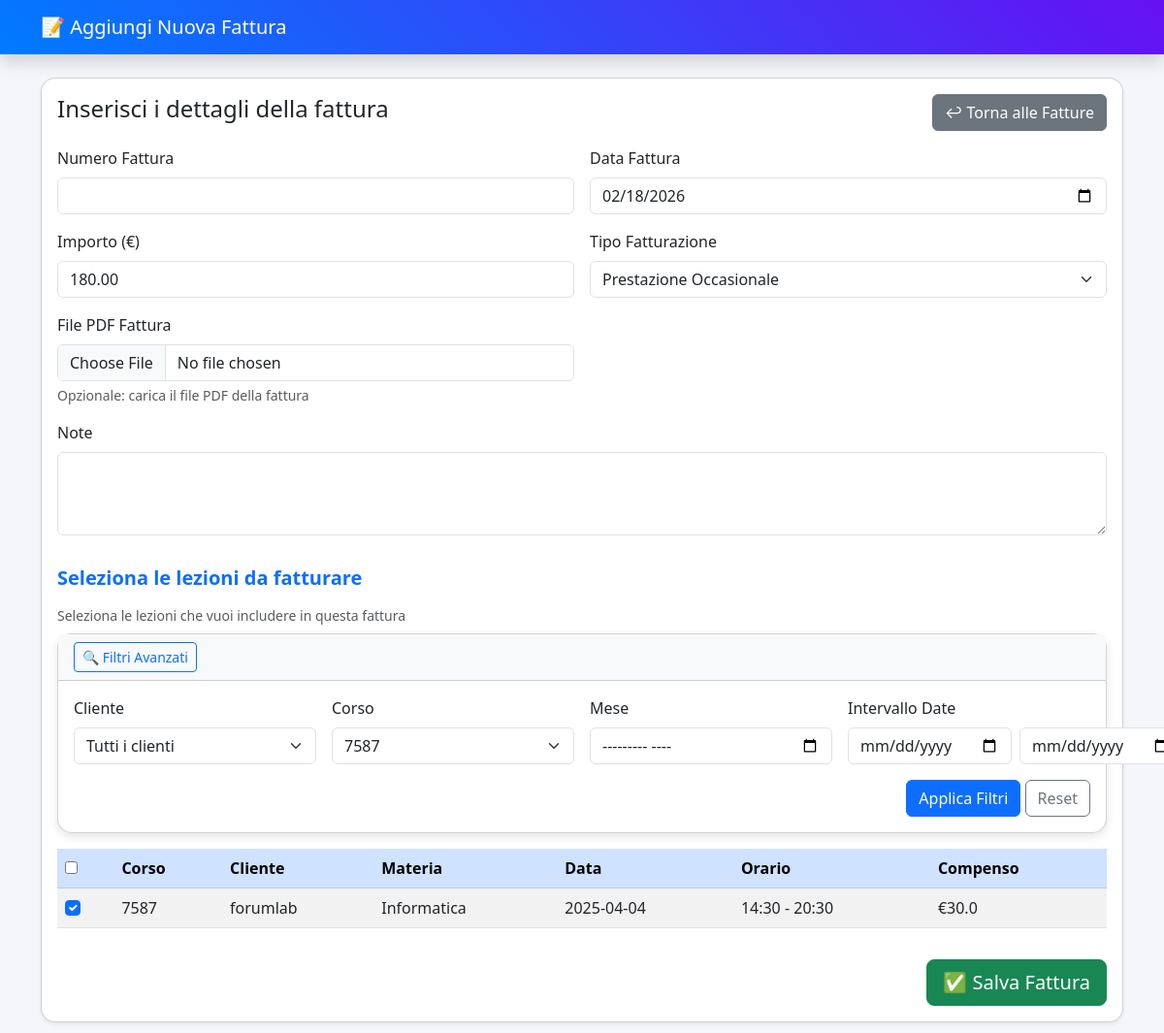
The page /fatture/aggiungi_fattura?corso=7587 (signed in) on the database its author committed.
### tables this page shows
CREATE TABLE lezioni (
            id INTEGER PRIMARY KEY AUTOINCREMENT,
            id_corso TEXT NOT NULL,
            materia TEXT NOT NULL,
            data TEXT NOT NULL,
            ora_inizio TEXT NOT NULL,
            ora_fine TEXT NOT NULL,
            luogo TEXT NOT NULL,
            compenso_orario REAL NOT NULL,
            stato TEXT NOT NULL,
            fatturato INTEGER DEFAULT 0,
            mese_fatturato TEXT DEFAULT NULL
        );

### fatture.py (the view, shortened to what this page needs)
@fatture_bp.route("/aggiungi_fattura", methods=["GET", "POST"])
@login_required
def aggiungi_fattura():
    conn_read = None
    conn_write = None
    corso_preselezionato = sanitize_input(request.args.get("corso", default="", type=str))
    try:
        conn_read = get_db_connection()
        cursor_read = conn_read.cursor()
        cursor_read.execute("SELECT DISTINCT id_corso FROM lezioni ORDER BY id_corso")
        corsi = [row[0] for row in cursor_read.fetchall()]
        cursor_read.execute("""
            SELECT DISTINCT c.cliente
            FROM corsi c
            WHERE c.cliente IS NOT NULL AND c.cliente != ''
            ORDER BY c.cliente
        """)
        clienti = [row[0] for row in cursor_read.fetchall()]
        query = """
            SELECT l.id, l.id_corso, l.materia, l.data, l.ora_inizio, l.ora_fine, l.compenso_orario,
                   COALESCE(c.cliente, 'Sconosciuto') as cliente
            FROM lezioni l
            LEFT JOIN corsi c ON l.id_corso = c.id_corso
            WHERE l.fatturato = 0
            ORDER BY l.id_corso, l.data
        """
        cursor_read.execute(query)
        lezioni_non_fatturate = cursor_read.fetchall()
    except Exception as e:
        flash(f"❌ Errore durante il caricamento dei dati: {str(e)}", "danger")
        return render_template("aggiungi_fattura.html", corsi=[], lezioni=[], clienti=[], now=get_local_now(), corso_preselezionato="")
    finally:
        if conn_read:
            conn_read.close()
    return render_template("aggiungi_fattura.html", corsi=corsi, lezioni=lezioni_non_fatturate, clienti=clienti, now=get_local_now(), corso_preselezionato=corso_preselezionato)

### database.py (called while the page is built)
def get_db_connection():
    conn = sqlite3.connect(DB_PATH)
    conn.row_factory = sqlite3.Row
    return conn

@contextmanager
def db_connection():
    conn = get_db_connection()
    try:
        yield conn
    finally:
        conn.close()

### db_utils.py (called while the page is built)
def get_placeholder():
    return "%s" if USE_POSTGRES else "?"

### models/user.py (called while the page is built)
def load_user_from_db(user_id):
    try:
        user_id_int = int(user_id)
        placeholder = get_placeholder()
        with db_connection() as conn:
            cursor = conn.cursor()
            cursor.execute(f"SELECT * FROM users WHERE id = {placeholder}", (user_id_int,))
            user = cursor.fetchone()
            if user:
                return User(id=user['id'])
    except Exception as e:
        print(f"Errore in load_user_from_db: {e}")
    return None

### utils/security.py (called while the page is built)
def sanitize_input(input_text: Optional[str]) -> str:
    if not input_text:
        return ""
    return bleach.clean(input_text, tags=ALLOWED_TAGS, attributes=ALLOWED_ATTRIBUTES, strip=True)

### utils/time_utils.py (called while the page is built)
def get_local_now():
    try:
        import pytz
        rome_tz = pytz.timezone('Europe/Rome')
        return datetime.now(rome_tz)
    except:
        return datetime.now()

### templates/aggiungi_fattura.html (shortened to what this page needs)
<!DOCTYPE html>
<html lang="it">
<head>
  <link href="https://cdn.jsdelivr.net/npm/bootstrap@5.3.0/dist/css/bootstrap.min.css" rel="stylesheet">
</head>
<body>
  <nav class="navbar navbar-expand-lg navbar-dark shadow">
    <div class="container">
      <a class="navbar-brand" href="#">📝 Aggiungi Nuova Fattura</a>
    </div>
  </nav>
  <div class="container my-4">
    <div class="card shadow-sm">
      <div class="card-body">
        <div class="d-flex justify-content-between align-items-center mb-3">
          <h4>Inserisci i dettagli della fattura</h4>
          <a href="{{ url_for('fatture.index') }}" class="btn btn-secondary">↩ Torna alle Fatture</a>
        </div>
        <form method="POST" enctype="multipart/form-data" class="row g-3">
          <div class="col-md-6">
            <label for="numero_fattura" class="form-label">Numero Fattura</label>
            <input type="text" class="form-control" id="numero_fattura" name="numero_fattura" required>
          </div>
          <div class="col-md-6">
            <label for="data_fattura" class="form-label">Data Fattura</label>
            <input type="date" class="form-control" id="data_fattura" name="data_fattura" required value="{{ now.strftime('%Y-%m-%d') }}">
          </div>
          <div class="col-md-6">
            <label for="importo" class="form-label">Importo (€)</label>
            <input type="number" step="0.01" class="form-control" id="importo" name="importo" required>
          </div>
          <div class="col-md-6">
            <label for="tipo_fatturazione" class="form-label">Tipo Fatturazione</label>
            <select class="form-select" id="tipo_fatturazione" name="tipo_fatturazione" required>
              <option value="totale">Prestazione Occasionale</option>
            </select>
          </div>
          <div class="col-md-6">
            <label for="file_pdf" class="form-label">File PDF Fattura</label>
            <input type="file" class="form-control" id="file_pdf" name="file_pdf" accept=".pdf">
            <div class="form-text">Opzionale: carica il file PDF della fattura</div>
          </div>
          <div class="col-12">
            <label for="note" class="form-label">Note</label>
            <textarea class="form-control" id="note" name="note" rows="3"></textarea>
          </div>
          <div class="col-12">
            <h5 class="section-header">Seleziona le lezioni da fatturare</h5>
            <div class="form-text mb-2">Seleziona le lezioni che vuoi includere in questa fattura</div>
            <div class="card mb-3">
              <div class="card-header bg-light">
                <button class="btn btn-sm btn-outline-primary" type="button" data-bs-toggle="collapse" data-bs-target="#filtriAvanzati">
                  🔍 Filtri Avanzati
                </button>
              </div>
              <div class="collapse" id="filtriAvanzati">
                <div class="card-body">
                  <div class="row g-3">
                    <div class="col-md-3">
                      <label class="form-label">Cliente</label>
                      <select class="form-select" id="filtro-cliente">
                        <option value="">Tutti i clienti</option>
                      </select>
                    </div>
                    <div class="col-md-3">
                      <label class="form-label">Corso</label>
                      <select class="form-select" id="filtro-corso">
                        {% for corso in corsi %}
                          <option value="{{ corso }}">{{ corso }}</option>
                        {% endfor %}
                      </select>
                    </div>
                    <div class="col-md-3">
                      <label class="form-label">Mese</label>
                      <input type="month" class="form-control" id="filtro-mese">
                    </div>
                    <div class="col-md-3">
                      <label class="form-label">Intervallo Date</label>
                      <div class="d-flex gap-2">
                        <input type="date" class="form-control" id="filtro-data-inizio" placeholder="Da">
                        <input type="date" class="form-control" id="filtro-data-fine" placeholder="A">
                      </div>
                    </div>
                  </div>
                  <div class="mt-3 text-end">
                    <button type="button" class="btn btn-primary" id="applica-filtri">Applica Filtri</button>
                    <button type="button" class="btn btn-outline-secondary" id="reset-filtri">Reset</button>
                  </div>
                </div>
              </div>
            </div>
            <div class="lezioni-container">
              <table class="table table-striped table-hover">
                <thead class="table-primary">
                  <tr>
                    <th><input type="checkbox" id="select-all-lezioni" title="Seleziona/Deseleziona tutte le lezioni"></th>
                    <th>Corso</th>
                    <th>Cliente</th>
                    <th>Materia</th>
                    <th>Data</th>
                    <th>Orario</th>
                    <th>Compenso</th>
                  </tr>
                </thead>
                <tbody id="lezioni-tbody">
                  {% for lezione in lezioni %}
                    <tr data-cliente="{{ lezione.cliente|default('Sconosciuto') }}" data-data="{{ lezione.data }}">
                      <td>
                        <input type="checkbox" class="form-check-input" name="lezioni" value="{{ lezione.id }}" id="lezione_{{ lezione.id }}">
                      </td>
                      <td>{{ lezione.id_corso }}</td>
                      <td>{{ lezione.cliente|default('Sconosciuto') }}</td>
                      <td>{{ lezione.materia }}</td>
                      <td>{{ lezione.data }}</td>
                      <td>{{ lezione.ora_inizio }} - {{ lezione.ora_fine }}</td>
                      <td>€{{ lezione.compenso_orario }}</td>
                    </tr>
                  {% endfor %}
                </tbody>
              </table>
            </div>
          </div>
          <div class="col-12 text-end">
            <button type="submit" class="btn btn-success btn-lg">✅ Salva Fattura</button>
          </div>
        </form>
      </div>
    </div>
  </div>
</body>
</html>

### templates/aggiungi_fattura.html (style rules this page uses)
body { background-color: #f4f6f9; }
.navbar { background: linear-gradient(45deg, #007bff, #6610f2); }
.card { border-radius: 15px; box-shadow: 0px 4px 10px rgba(0, 0, 0, 0.1); }
.form-label { font-weight: 500; }
.section-header { margin-top: 1rem; margin-bottom: 1rem; color: #0d6efd; font-weight: bold; }
.lezioni-container { max-height: 400px; overflow-y: auto; }

### rows shown on the page
lezioni: id_corso "7587", cliente "forumlab", materia "Informatica", data "2025-04-04", ora_inizio "14:30", ora_fine "20:30", compenso_orario "30.0"

### other values the page prints
form field value "7587"
